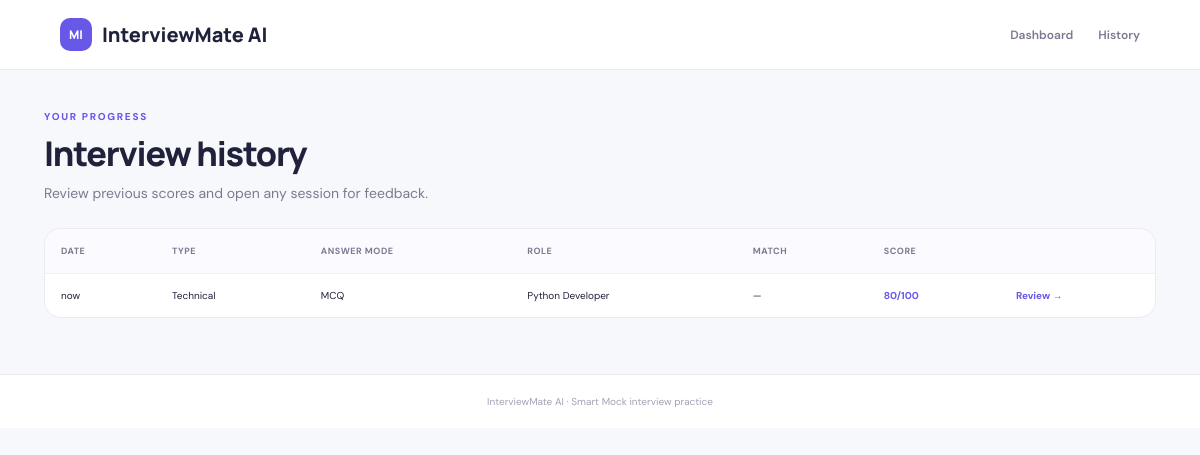
The app's page /history with its own data.
### tables this page shows
CREATE TABLE interviews (
        id INTEGER PRIMARY KEY AUTOINCREMENT,
        candidate TEXT NOT NULL,
        role TEXT NOT NULL,
        interview_type TEXT NOT NULL,
        difficulty TEXT NOT NULL,
        answer_mode TEXT NOT NULL,
        questions_count INTEGER NOT NULL,
        score INTEGER NOT NULL,
        technical_score INTEGER NOT NULL,
        communication_score INTEGER NOT NULL,
        confidence_score INTEGER NOT NULL,
        match_score INTEGER,
        strengths TEXT NOT NULL,
        weak_areas TEXT NOT NULL,
        roadmap TEXT NOT NULL,
        details_json TEXT NOT NULL,
        created_at TEXT NOT NULL
    );

### app.py (the view)
@app.route("/history")
def history():
    with sqlite3.connect(DB_PATH) as conn:
        conn.row_factory = sqlite3.Row
        records = conn.execute("SELECT * FROM interviews ORDER BY id DESC").fetchall()
    return render_template("history.html", records=records)

### templates/history.html (shortened to what this page needs)
{% extends "base.html" %}
{% block content %}
<div class="result-head"><p class="eyebrow">YOUR PROGRESS</p><h1>Interview history</h1><p class="sub">Review previous scores and open any session for feedback.</p></div>
<section class="panel history-panel">
{% if records %}<div class="table-scroll"><table><thead><tr><th>Date</th><th>Type</th><th>Answer mode</th><th>Role</th><th>Match</th><th>Score</th><th></th></tr></thead><tbody>
{% for row in records %}<tr><td>{{ row['created_at'] }}</td><td>{{ row['interview_type'] }}</td><td>{{ row['answer_mode'] }}</td><td>{{ row['role'] }}</td><td>{{ (row['match_score'] ~ '%') if row['match_score'] is not none else '—' }}</td><td><b class="purple-text">{{ row['score'] }}/100</b></td><td><a href="{{ url_for('result', interview_id=row['id']) }}">Review →</a></td></tr>{% endfor %}
</tbody></table></div>{% else %}<div class="empty-state"><h2>No interviews yet</h2><p>Start a practice session to build your history.</p><a class="btn primary" href="{{ url_for('index') }}">Start interview</a></div>{% endif %}
</section>
{% endblock %}

### static/style.css (style rules this page uses)
:root { --ink:#20213a;--muted:#7a7b91;--purple:#6758e8;--pale:#f0eeff;--line:#e9eaf3;--bg:#f7f8fc;--mint:#e6f8f0 }
* { box-sizing:border-box }
body { margin:0;background:var(--bg);color:var(--ink);font:14px 'DM Sans',sans-serif }
.eyebrow { font-size:10px;letter-spacing:1.7px;font-weight:800;color:var(--purple);margin:0 0 10px }
.hero h1,.interview-head h1,.result-head h1 { font:800 clamp(28px,3.4vw,40px)/1.2 Manrope;letter-spacing:-1.2px;margin:0 0 12px }
.sub { line-height:1.7;color:var(--muted);margin:0 0 20px;max-width:600px }
.panel { background:white;border:1px solid var(--line);border-radius:17px;padding:24px }
.result-head { padding:8px 0 22px }
.result-head h1 { font-size:34px;margin-bottom:8px }
.result-head .sub { margin-bottom:0 }
.history-panel { padding:0;overflow:hidden }
.table-scroll { overflow:auto }
table { border-collapse:collapse;width:100%;text-align:left;white-space:nowrap }
th { font-size:9px;letter-spacing:.5px;color:var(--muted);text-transform:uppercase;background:#fafaff;padding:16px }
td { font-size:10px;padding:15px 16px;border-top:1px solid #f0f0f6 }
td a { color:var(--purple);text-decoration:none;font-weight:700 }
.purple-text { color:var(--purple) }

### records on screen
interviews: created_at "now", interview_type "Technical", answer_mode "MCQ", role "Python Developer", match_score "—", score "80"
